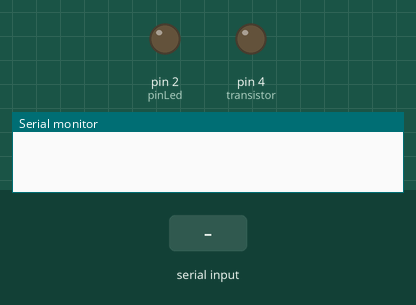
A program run on a simulated Arduino Mega 2560, built with avr-gcc and run on an emulated ATmega2560. Parts: output pins drawn as LEDs (lit = HIGH), the last lines printed to the serial monitor. The test bench sets the inputs (shaded band).

Above: at 1.2 s.
1.3 s: "v" received over Serial
At 2.4 s:
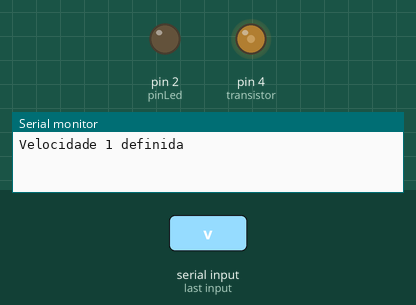
2.8 s: byte 122 (122) received over Serial
At 3.5 s:
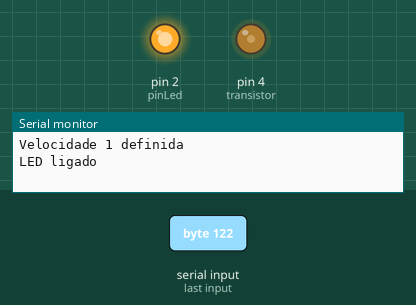
4.3 s: "u" received over Serial
At 4.7 s:
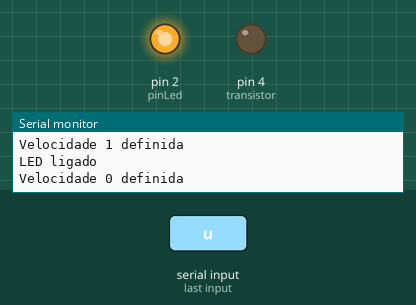
5.8 s: "w" received over Serial
At 7.0 s:
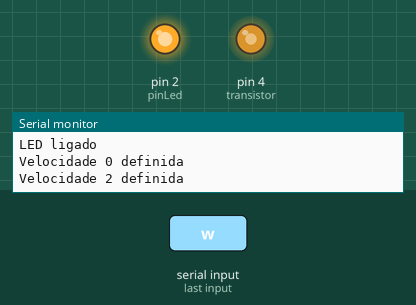
7.3 s: "y" received over Serial
At 8.1 s:
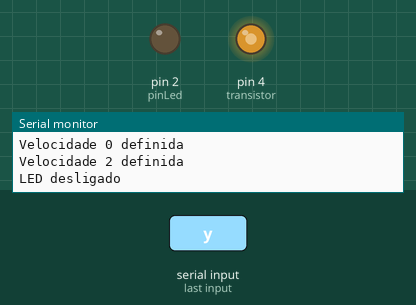
8.8 s: "x" received over Serial
At 9.3 s:
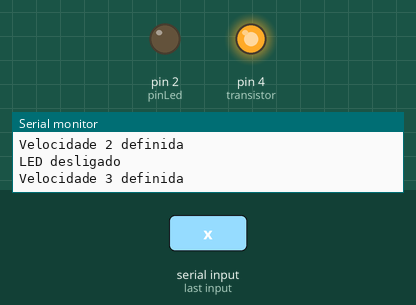
Timing chart, 0 to 11.3 s (numbered marks = the images above; inputs shaded):
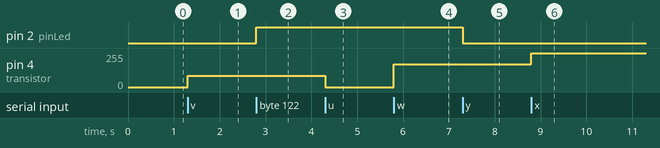

The program:

main.cpp
```cpp
#include <Arduino.h>

int PinAnalogLM35 = 0;    //Setando Pino A0
float valAnalog = 0;    // Iniciando variavel valAnalog como 0
float temp = 0;        //Iniciando variavel temp como 0

int potValueMotor = 0;
int transistor = 4;
int pinLed = 2;

void setup(){
    Serial.begin(9600);
    pinMode(transistor, INPUT);
    pinMode(pinLed, OUTPUT);
}

void loop(){
    if (Serial.available() > 0){
        char leitura = Serial.read();
        if (leitura == 116){ // TEMP_ASCII
            valAnalog = analogRead(PinAnalogLM35);
            temp = valAnalog * 0.0048828125 * 100;
            Serial.print("Temperatura = "); //IMPRIME O TEXTO NA SERIAL
            Serial.println(temp);
        }

        if (leitura == 117){ // VEL0_ASCII
            potValueMotor = 0;
            analogWrite(transistor, potValueMotor);
            Serial.println("Velocidade 0 definida"); //IMPRIME O TEXTO NA SERIAL
        }

        if (leitura == 118){ // VEL1_ASCII
            potValueMotor = 340 / 4;
            analogWrite(transistor, potValueMotor);
            Serial.println("Velocidade 1 definida"); //IMPRIME O TEXTO NA SERIAL
        }

        if (leitura == 119){ // VEL2_ASCII
            potValueMotor = 680 / 4;
            analogWrite(transistor, potValueMotor);
            Serial.println("Velocidade 2 definida"); //IMPRIME O TEXTO NA SERIAL
        }

        if (leitura == 120){ // VEL3_ASCII
            potValueMotor = 1023 / 4;
            analogWrite(transistor, potValueMotor);
            Serial.println("Velocidade 3 definida"); //IMPRIME O TEXTO NA SERIAL
        }

        if (leitura == 121){ // LED0_ASCII
            digitalWrite(pinLed, LOW);
            Serial.println("LED desligado"); //IMPRIME O TEXTO NA SERIAL
        }

        if (leitura == 122){ // LED1_ASCII
            digitalWrite(pinLed, HIGH);
            Serial.println("LED ligado"); //IMPRIME O TEXTO NA SERIAL
        }
    }
}
```

Measured:
- after the input at 1.3 s, pin 4 (transistor): 0/255 → 85/255 at once
- after the input at 2.8 s, pin 2 (pinLed): LOW → HIGH at once
- after the input at 4.3 s, pin 4 (transistor): 85/255 → 0/255 at once
- after the input at 5.8 s, pin 4 (transistor): 0/255 → 170/255 at once
- after the input at 7.3 s, pin 2 (pinLed): HIGH → LOW at once
- after the input at 8.8 s, pin 4 (transistor): 170/255 → 255/255 at once
